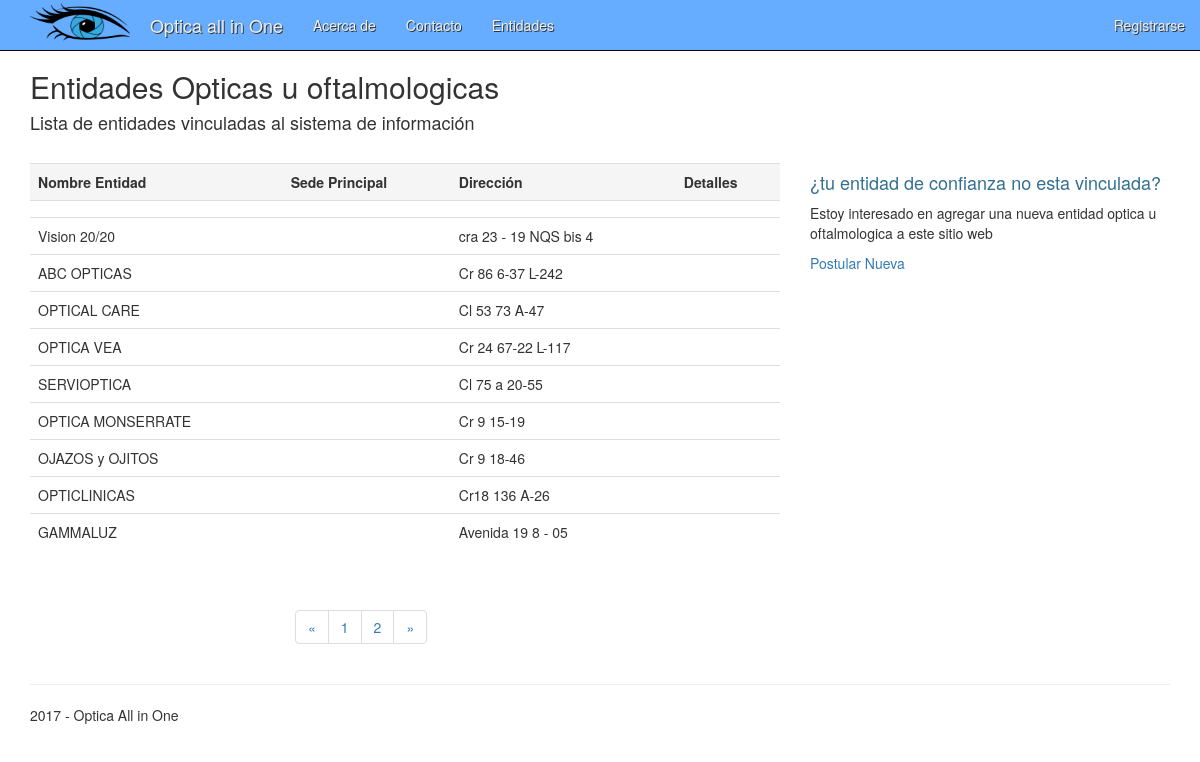
The page /menuEntidades.php on the database its author committed.
### tables this page shows
CREATE TABLE `entidad` (
  `id_entidad` int(11) NOT NULL,
  `nombre` varchar(50) NOT NULL,
  `address` varchar(50) NOT NULL,
  `codigo` varchar(20) NOT NULL,
  `sedePrincipal` varchar(250) DEFAULT NULL,
  `detalles` varchar(250) DEFAULT NULL
);

### menuEntidades.php (the view, shortened to what this page needs)
<!DOCTYPE html PUBLIC "-//W3C//DTD XHTML 1.0 Transitional//EN" "http://www.w3.org/TR/xhtml1/DTD/xhtml1-transitional.dtd">
<html xmlns="http://www.w3.org/1999/xhtml">
<head>
<link rel="stylesheet" href="css/bootstrap.css" type="text/css" />
<link rel="stylesheet" href="css/overwrite.css" type="text/css" />
<link rel="stylesheet" href="css/site.css" type="text/css" />
<body>
	<?php include ('modules/navbar.php'); ?>
	<div class="body-content container">
    	<div class="row">
            <div class="col-md-8">
                <h2>Entidades Opticas u oftalmologicas</h2>
                <h4>Lista de entidades vinculadas al sistema de información</h4>
            </div>
        </div>
		<div class="row">
        	<br />
        	<div class="col-md-8">
            	<?php
				include('database/conexion.php');
				$cant_pagina = 10;
				if(isset($_GET["pagina"]))
				{
					$pagina = $_GET["pagina"];
				}
				else
				{
					$pagina = 1;
				}
				$empieza = ($pagina-1) * $cant_pagina;
				$sql1 = "SELECT * FROM entidad LIMIT $empieza,$cant_pagina";
				$query = "SELECT * FROM entidad";
				$result = mysqli_query($db,$query);
				$total_registro = mysqli_num_rows($result);
				$total_pagina = ceil($total_registro/$cant_pagina);
				if(!$result1 = $db->query($sql1))
				{
					die('error al ejecutar la sentencia ['. $db->error.']');
				}
				else;
				echo "<table class=table table-hover>
						<tr class=active>
							<td>
                            	<b>Nombre Entidad</b>
							</td>
							<td>
								<b>Sede Principal</b>
							</td>
							<td>
								<b>Dirección</b>
							</td>
							<td>
								<b>Detalles</b>
							</td>
						</tr>";
				while($row1 = $result1->fetch_assoc())
				{
					$nombreEntidad = stripslashes($row1["nombre"]);
					$direccion = stripslashes($row1["address"]);
					$sedePrincipal = stripslashes($row1["sedePrincipal"]);
					$detalles = stripslashes($row1["detalles"]);
					echo "<tr>
						<td>
							$nombreEntidad
						</td>
						<td>
							$sedePrincipal
						</td>
						<td>
							$direccion
						</td>
						<td>
							$detalles
						</td>
					</tr>";
				}
				echo "</table>";
				?>
                <br />
                <div class="col-sm-offset-4  col-sm-4">
                    <?php
                    echo "<nav aria-label='Page navigation'>
                      <ul class='pagination'>
                        <li>
                          <a href='menuEntidades.php?pagina=1' aria-label='Previous'>
                            <span aria-hidden='true'>&laquo;</span>
                          </a>
                        </li>";
                        for($i=1; $i<=$total_pagina;$i++)
                        {
                            echo"<li><a href='menuEntidades.php?pagina=".$i."'>".$i."</a> ";
                        }
                        echo"
                        <li>
                          <a href='menuEntidades.php?pagina=$total_pagina' aria-label='Next'>
                            <span aria-hidden='true'>&raquo;</span>
                          </a>
                        </li>
                      </ul>
                    </nav>";
                    ?>
                 </div>
            </div>
            <div class="col-md-4">
                    <h4 class="text-info">¿tu entidad de confianza no esta vinculada?</h4>
                    <p>Estoy interesado en agregar una nueva entidad optica u oftalmologica a este sitio web</p>
                    <a href="">Postular Nueva</a>
             </div>
        </div>
	<?php include ('modules/footer.php'); ?>
	 </div>
</body>
</html>

### modules/navbar.php (shortened to what this page needs)
<div class="navbar navbar-inverse navbar-fixed-top">
        <div class="container">
            <div class="navbar-header">
                <img src="images/logo.png" class="img-logo"/>
                <a href="index.php" class="navbar-brand">Optica all in One</a>
            </div>
            <div class="navbar-collapse collapse">
                <ul class="nav navbar-nav">
                    <li><a href="menuAcercade.php">Acerca de</a></li>
                    <li><a href="menuContacto.php">Contacto</a></li>
                    <li><a href="menuEntidades.php">Entidades</a></li>
                </ul>
                <ul class="nav navbar-nav navbar-right">
                <?php
					if(isset($_SESSION["status"]))
					{
						if($_SESSION["status"]!=0)
						{
							echo"<li><a class=navbar-right href='cerrar_sesion.php'>Cerrar Sesión</a></li>";
						}
						else
						{
							echo"<li><a class=navbar-right href='nuevoUsuarioRol.php'>Registrarse</a></li>";
						}
					}
					else
					{
						echo"<li><a class=navbar-right href='nuevoUsuarioRol.php'>Registrarse</a></li>";
					}
				?>
                </ul>
            </div>
        </div>
    </div>

### modules/footer.php
<div>
	<hr />
	<p>2017 -  Optica All in One</p>
</div>

### css/overwrite.css (style rules this page uses)
.navbar-inverse { background-color: #66ADFF; border-color: #080808; }
.navbar-inverse .navbar-brand { color: #eee; text-shadow: 1px 1px #333; }
.navbar-inverse .navbar-nav > li > a { color: #eee; text-shadow: 1px 1px #333; }
.navbar-inverse .navbar-collapse, .navbar-inverse .navbar-form { border-color: #fff; }

### css/site.css (style rules this page uses)
body { padding-top: 50px; padding-bottom: 20px; }
.body-content { padding-left: 15px; padding-right: 15px; }
.img-logo { display:none; }
@media (min-width:768px) { .img-logo { float:left; margin-right:20px; margin-top:2px; width:100px; height:40px; display:block; } }
@media (min-width:325px) { .img-logo { float:left; margin-top:2px; width:100px; height:40px; display:block; } }

### rows shown on the page
entidad: nombre "Vision 20/20", address "cra 23 - 19 NQS bis 4"
entidad: nombre "ABC OPTICAS", address "Cr 86 6-37 L-242"
entidad: nombre "OPTICAL CARE", address "Cl 53 73 A-47"
entidad: nombre "OPTICA VEA", address "Cr 24 67-22 L-117"
entidad: nombre "SERVIOPTICA", address "Cl 75 a 20-55"
entidad: nombre "OPTICA MONSERRATE", address "Cr 9 15-19"
entidad: nombre "OJAZOS y OJITOS", address "Cr 9 18-46"
entidad: nombre "OPTICLINICAS", address "Cr18 136 A-26"
entidad: nombre "GAMMALUZ", address "Avenida 19 8 - 05"
